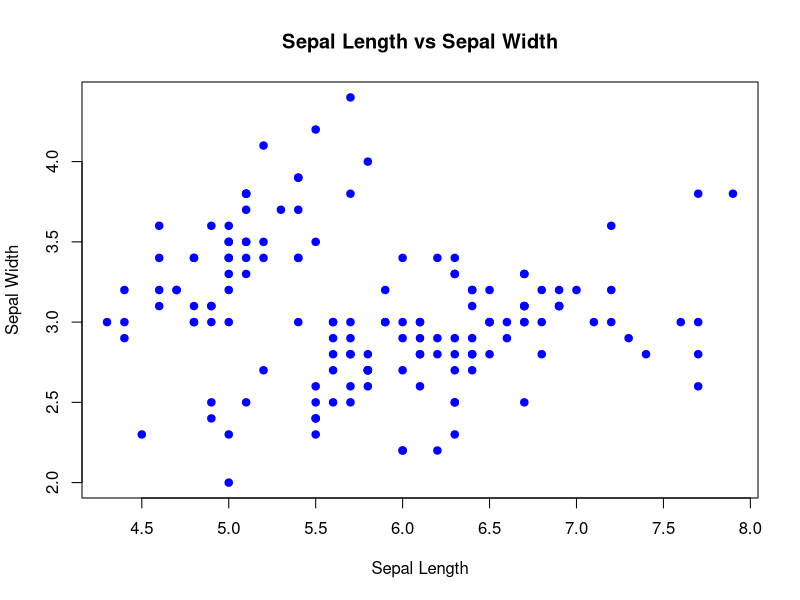
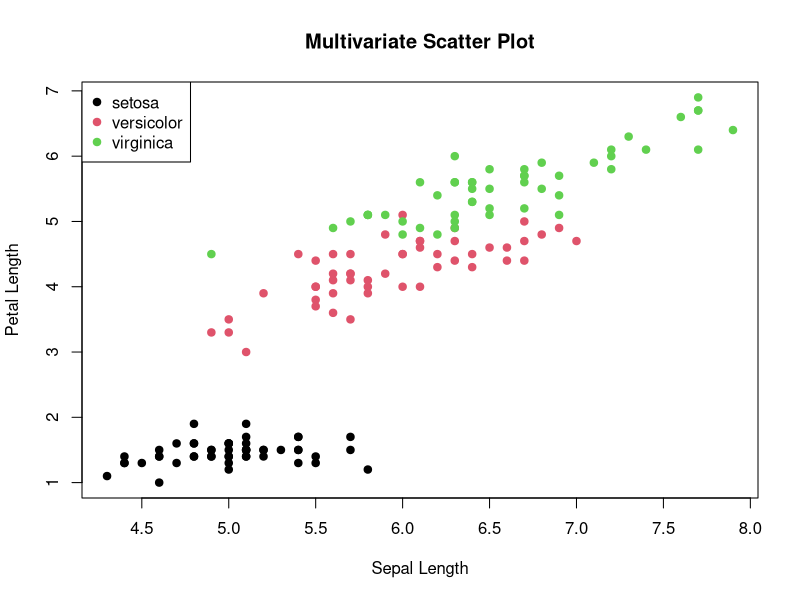
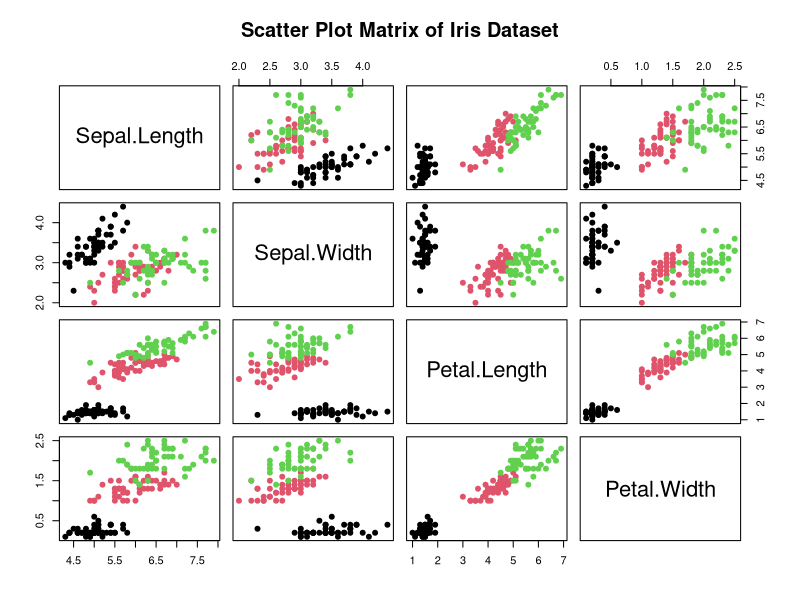
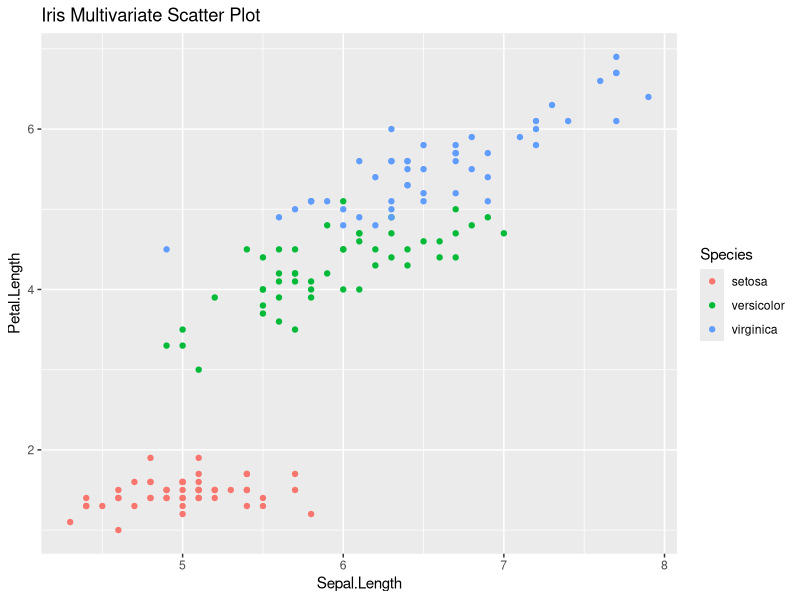

Here is the R script that generated these plots, in order:
data("iris")
head(iris)
#simple scatter
plot(iris$Sepal.Length, iris$Sepal.Width,
     main = "Sepal Length vs Sepal Width",
     xlab = "Sepal Length",
     ylab = "Sepal Width",
     col = "blue",
     pch = 19)


#Multivariate Scatter plot
colors <- as.numeric(iris$Species)

plot(iris$Sepal.Length, iris$Petal.Length,
     col = colors,
     pch = 19,
     main = "Multivariate Scatter Plot",
     xlab = "Sepal Length",
     ylab = "Petal Length")

legend("topleft",
       legend = levels(iris$Species),
       col = 1:3,
       pch = 19)


#ScatterPlot Matrix
pairs(iris[, 1:4],
      main = "Scatter Plot Matrix of Iris Dataset",
      col = as.numeric(iris$Species),
      pch = 19)



library(ggplot2)

ggplot(iris, aes(x = Sepal.Length, y = Petal.Length, color = Species)) +
  geom_point() +
  ggtitle("Iris Multivariate Scatter Plot")
